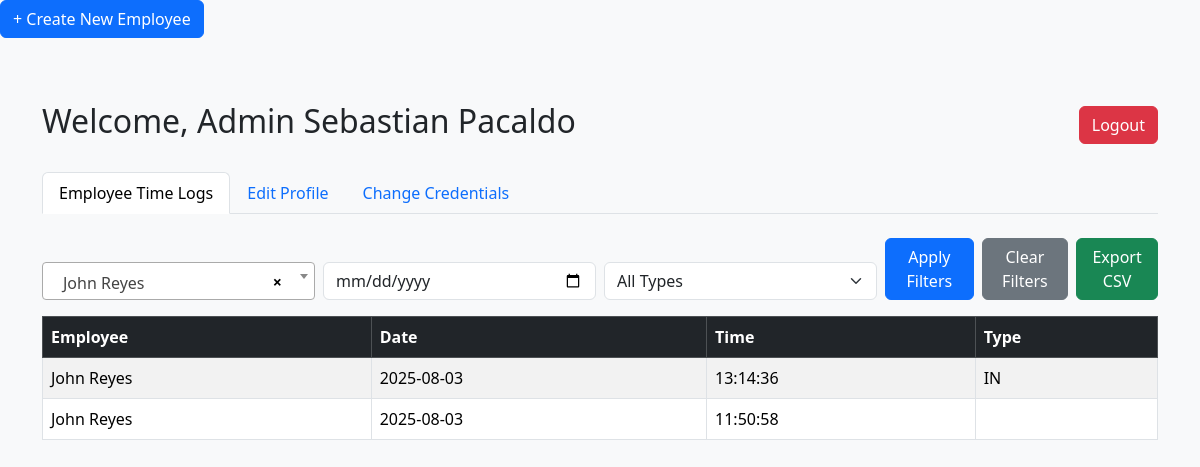
Screenshot of /admin.php?employee=3 (signed in) with the database file from the repository.
### tables this page shows
CREATE TABLE `users` (
  `id` int(11) NOT NULL,
  `username` varchar(50) NOT NULL,
  `first_name` varchar(100) DEFAULT NULL,
  `last_name` varchar(100) DEFAULT NULL,
  `position` varchar(100) DEFAULT NULL,
  `password` varchar(255) NOT NULL,
  `role` enum('admin','employee') NOT NULL
);

CREATE TABLE `timelogs` (
  `id` int(11) NOT NULL,
  `employee_id` int(11) NOT NULL,
  `log_date` date NOT NULL,
  `log_time` time NOT NULL,
  `type` enum('IN','OUT') NOT NULL
);

### admin.php (the view, shortened to what this page needs)
<?php
require 'db.php';
$stmt = $pdo->prepare("SELECT * FROM users WHERE id = ?");
$stmt->execute([$_SESSION['user_id']]);
$admin = $stmt->fetch(PDO::FETCH_ASSOC);
$admin_name = $admin ? $admin['first_name'] . ' ' . $admin['last_name'] : 'Admin';
$filter_employee = $_GET['employee'] ?? '';
$filter_date = $_GET['date'] ?? '';
$filter_type = $_GET['type'] ?? '';
$query = "SELECT t.*, u.first_name, u.last_name
          FROM timelogs t
          JOIN users u ON t.employee_id = u.id
          WHERE 1=1";
$params = [];
if (!empty($filter_employee)) {
    $query .= " AND t.employee_id = ?";
    $params[] = $filter_employee;
}
$query .= " ORDER BY t.log_date DESC, t.log_time DESC";
$stmt = $pdo->prepare($query);
$stmt->execute($params);
$logs = $stmt->fetchAll(PDO::FETCH_ASSOC);
?>
<!DOCTYPE html>
<html>
<head>
<link href="https://cdn.jsdelivr.net/npm/bootstrap@5.3.3/dist/css/bootstrap.min.css" rel="stylesheet">
<link href="https://cdn.jsdelivr.net/npm/select2@4.1.0-rc.0/dist/css/select2.min.css" rel="stylesheet" />
</head>
<body class="bg-light">
<a href="create_employee.php" class="btn btn-primary mb-3">+ Create New Employee</a>
<div class="container mt-5">
    <div class="mb-4 d-flex justify-content-between align-items-center">
        <h2>Welcome, Admin <?php echo htmlspecialchars($admin_name); ?></h2>
        <a href="logout.php" class="btn btn-danger">Logout</a>
    </div>
    <ul class="nav nav-tabs mb-4" id="adminTabs" role="tablist">
        <li class="nav-item">
            <a class="nav-link active" id="logs-tab" data-bs-toggle="tab" href="#logs" role="tab">Employee Time Logs</a>
        </li>
        <li class="nav-item">
            <a class="nav-link" id="edit-tab" data-bs-toggle="tab" href="#edit" role="tab">Edit Profile</a>
        </li>
        <li class="nav-item">
            <a class="nav-link" id="creds-tab" data-bs-toggle="tab" href="#creds" role="tab">Change Credentials</a>
        </li>
    </ul>
    <div class="tab-content">
        <div class="tab-pane fade show active" id="logs" role="tabpanel">
          <form method="GET" class="row g-2 mb-3 align-items-end">
                <div class="col-md-3">
                </div>
                <div class="col-md-3">
                    <input type="date" name="date" class="form-control" value="<?= htmlspecialchars($filter_date) ?>">
                </div>
                <div class="col-md-3">
                    <select name="type" class="form-select">
                        <option value="">All Types</option>
                    </select>
                </div>
                <div class="col-md-3 d-flex gap-2">
                    <button type="submit" class="btn btn-primary">Apply Filters</button>
                    <a href="admin.php" class="btn btn-secondary">Clear Filters</a>
                    <a href="?export=csv<?= ($filter_employee ? '&employee=' . $filter_employee : '') ?><?= ($filter_date ? '&date=' . $filter_date : '') ?><?= ($filter_type ? '&type=' . $filter_type : '') ?>" class="btn btn-success">Export CSV</a>
                </div>
            </form>
            <table class="table table-bordered table-striped">
                <thead class="table-dark">
                    <tr>
                        <th>Employee</th>
                        <th>Date</th>
                        <th>Time</th>
                        <th>Type</th>
                    </tr>
                </thead>
                <tbody>
                    <?php if ($logs): ?>
                        <?php foreach ($logs as $log): ?>
                            <tr>
                                <td><?= htmlspecialchars($log['first_name'] . ' ' . $log['last_name']) ?></td>
                                <td><?= htmlspecialchars($log['log_date']) ?></td>
                                <td><?= htmlspecialchars($log['log_time']) ?></td>
                                <td><?= htmlspecialchars(ucfirst($log['type'])) ?></td>
                            </tr>
                        <?php endforeach; ?>
                    <?php else: ?>
                        <tr><td colspan="4" class="text-center">No logs found.</td></tr>
                    <?php endif; ?>
                </tbody>
            </table>
        </div>
    </div>
</div>
</body>
</html>

### rows the page displays
users: admin_name "Sebastian Pacaldo"
timelogs: users.first_name+last_name "John Reyes", log_date "2025-08-03", log_time "13:14:36", type "IN"
timelogs: users.first_name+last_name "John Reyes", log_date "2025-08-03", log_time "11:50:58"
